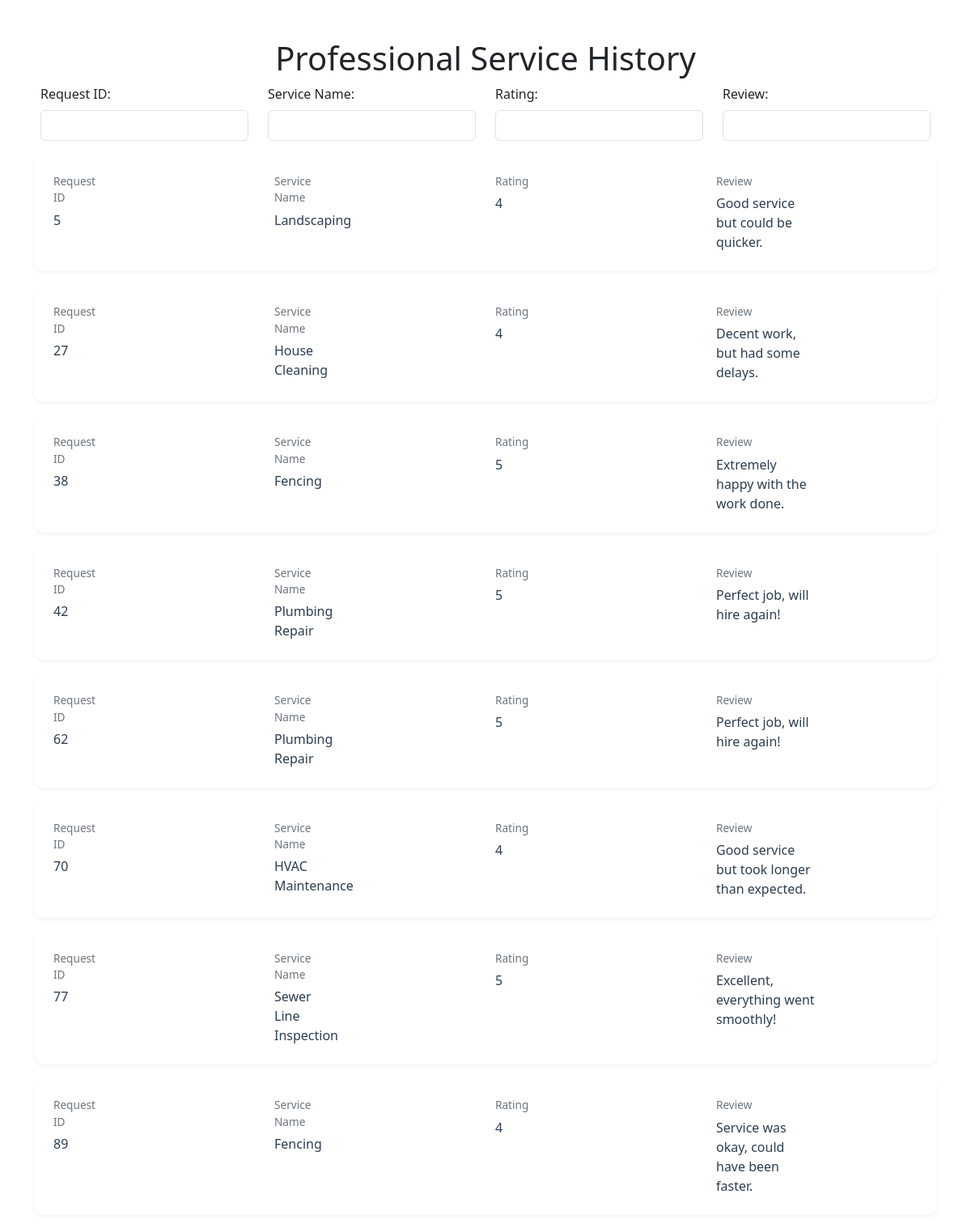
Before: /Professional_Service_History.html (signed in) with the older database file.
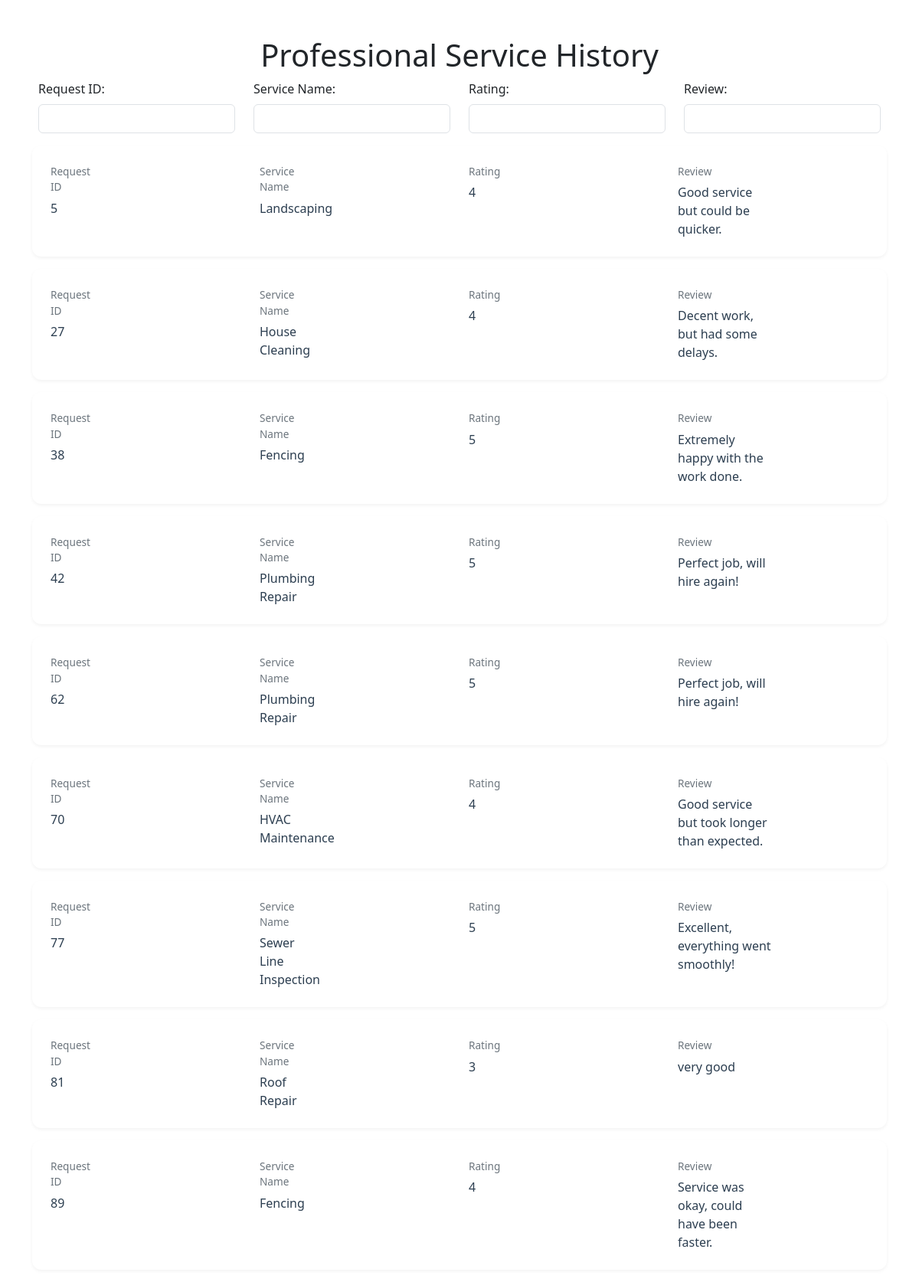
After: the same page with the newer database file.
### tables this page shows
CREATE TABLE ServiceRequests (
    RequestID INTEGER PRIMARY KEY,
    CustomerID INTEGER NOT NULL,
    ProfessionalID INTEGER,
    ServiceID INTEGER NOT NULL,
    RequestDate TIMESTAMP DEFAULT CURRENT_TIMESTAMP,
    Status TEXT NOT NULL DEFAULT 'Requested',
    Rating INTEGER,
    Review TEXT,
    FOREIGN KEY (CustomerID) REFERENCES Customers(CustomerID),
    FOREIGN KEY (ProfessionalID) REFERENCES Professionals(ProfessionalID),
    FOREIGN KEY (ServiceID) REFERENCES Services(ServiceID)
);

CREATE TABLE Services (
    ServiceID INTEGER PRIMARY KEY,
    ServiceName VARCHAR(255) NOT NULL,
    Description TEXT,
    BasePrice DECIMAL(10, 2) NOT NULL
);

### backend/app.py (the view)
@app.route('/Professional_Service_History.html', methods=['GET'])
def PROFESSIONALSERVICEHISTORY():
    professional_id = session.get('professional_id')
    if not professional_id:
        return redirect(url_for('login'))
    conn = sqlite3.connect('database.db')
    cursor = conn.cursor()
    cursor.execute("""
        SELECT RequestID,Rating,Review,ServiceName
        FROM ServiceRequests sr JOIN Services s ON sr.serviceID = s.ServiceID
        WHERE ProfessionalID = ? AND Status = 'Closed'
    """, (professional_id,))
    service_history = cursor.fetchall()
    conn.close()
    print(service_history)
    return render_template('Professional_Service_History.html', service_history=service_history)

### templates/Professional_Service_History.html (shortened to what this page needs)
<!DOCTYPE html>
<html lang="en">
<head>
    <link href="https://cdnjs.cloudflare.com/ajax/libs/bootstrap/5.3.0/css/bootstrap.min.css" rel="stylesheet">
    <link href="https://cdnjs.cloudflare.com/ajax/libs/font-awesome/6.4.0/css/all.min.css" rel="stylesheet">
    <link rel="stylesheet" href="https://cdnjs.cloudflare.com/ajax/libs/animate.css/4.1.1/animate.min.css"/>
</head>
<body>
    <div class="container mt-5 main-content animate__animated animate__fadeInUp">
        <h1>Professional Service History</h1>
        <div class="row mb-3">
            <div class="col-md-3">
                <label for="requestIdFilter" class="form-label">Request ID:</label>
                <input type="number" class="form-control" id="requestIdFilter">
            </div>
            <div class="col-md-3">
                <label for="serviceNameFilter" class="form-label">Service Name:</label>
                <input type="text" class="form-control" id="serviceNameFilter">
            </div>
            <div class="col-md-3">
                <label for="ratingFilter" class="form-label">Rating:</label>
                <input type="number" class="form-control" id="ratingFilter">
            </div>
            <div class="col-md-3">
                <label for="reviewFilter" class="form-label">Review:</label>
                <input type="text" class="form-control" id="reviewFilter">
            </div>
        </div>
        {% if service_history %}
            {% for service in service_history %}
                <div class="service-card animate__animated animate__fadeInUp">
                    <div class="service-info">
                        <div class="col-md-3 info-group">
                            <span class="info-label">Request ID</span>
                            <span class="info-value">{{ service[0] }}</span>
                        </div>
                        <div class="col-md-3 info-group">
                            <span class="info-label">Service Name</span>
                            <span class="info-value">{{ service[3] }}</span>
                        </div>
                        <div class="col-md-3 info-group">
                            <span class="info-label">Rating</span>
                            <span class="info-value">{{ service[1] }}</span>
                        </div>
                        <div class="col-md-6 info-group">
                            <span class="info-label">Review</span>
                            <span class="info-value">{{ service[2] }}</span>
                        </div>
                    </div>
                </div>
            {% endfor %}
        {% else %}
            <p class="animate__animated animate__fadeInUp">No service history found.</p>
        {% endif %}
    </div>
</body>
</html>

Changed rows visible on the page:
now on this page (row edited): ServiceRequests: RequestID "81", ServiceName "Roof Repair", Rating "3", Review "very good"
